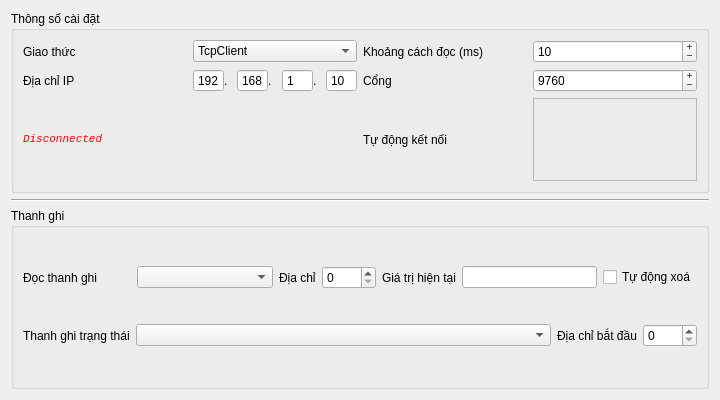
<?xml version="1.0" encoding="UTF-8"?>
<ui version="4.0">
 <class>Form</class>
 <widget class="QWidget" name="Form">
  <property name="geometry">
   <rect>
    <x>0</x>
    <y>0</y>
    <width>720</width>
    <height>400</height>
   </rect>
  </property>
  <property name="windowTitle">
   <string>Form</string>
  </property>
  <layout class="QGridLayout" name="gridLayout">
   <item row="0" column="0">
    <widget class="QGroupBox" name="groupBox">
     <property name="title">
      <string>Thông số cài đặt</string>
     </property>
     <property name="flat">
      <bool>true</bool>
     </property>
     <property name="checkable">
      <bool>false</bool>
     </property>
     <layout class="QGridLayout" name="gridLayout_2">
      <item row="1" column="3">
       <widget class="QSpinBox" name="port_field">
        <property name="minimumSize">
         <size>
          <width>100</width>
          <height>0</height>
         </size>
        </property>
        <property name="buttonSymbols">
         <enum>QAbstractSpinBox::ButtonSymbols::PlusMinus</enum>
        </property>
        <property name="maximum">
         <number>65535</number>
        </property>
        <property name="value">
         <number>9760</number>
        </property>
       </widget>
      </item>
      <item row="1" column="0">
       <widget class="QLabel" name="label">
        <property name="minimumSize">
         <size>
          <width>130</width>
          <height>0</height>
         </size>
        </property>
        <property name="text">
         <string>Địa chỉ IP</string>
        </property>
       </widget>
      </item>
      <item row="1" column="2">
       <widget class="QLabel" name="label_2">
        <property name="minimumSize">
         <size>
          <width>130</width>
          <height>0</height>
         </size>
        </property>
        <property name="text">
         <string>Cổng</string>
        </property>
       </widget>
      </item>
      <item row="1" column="1">
       <layout class="QHBoxLayout" name="addr_field">
        <property name="spacing">
         <number>0</number>
        </property>
        <item>
         <widget class="QSpinBox" name="octet">
          <property name="buttonSymbols">
           <enum>QAbstractSpinBox::ButtonSymbols::NoButtons</enum>
          </property>
          <property name="suffix">
           <string/>
          </property>
          <property name="prefix">
           <string/>
          </property>
          <property name="maximum">
           <number>255</number>
          </property>
          <property name="value">
           <number>192</number>
          </property>
         </widget>
        </item>
        <item>
         <widget class="QLabel" name="dot">
          <property name="text">
           <string>.</string>
          </property>
         </widget>
        </item>
        <item>
         <widget class="QSpinBox" name="octet_2">
          <property name="buttonSymbols">
           <enum>QAbstractSpinBox::ButtonSymbols::NoButtons</enum>
          </property>
          <property name="suffix">
           <string/>
          </property>
          <property name="prefix">
           <string/>
          </property>
          <property name="maximum">
           <number>255</number>
          </property>
          <property name="value">
           <number>168</number>
          </property>
         </widget>
        </item>
        <item>
         <widget class="QLabel" name="dot_2">
          <property name="text">
           <string>.</string>
          </property>
         </widget>
        </item>
        <item>
         <widget class="QSpinBox" name="octet_3">
          <property name="buttonSymbols">
           <enum>QAbstractSpinBox::ButtonSymbols::NoButtons</enum>
          </property>
          <property name="suffix">
           <string/>
          </property>
          <property name="prefix">
           <string/>
          </property>
          <property name="maximum">
           <number>255</number>
          </property>
          <property name="value">
           <number>1</number>
          </property>
         </widget>
        </item>
        <item>
         <widget class="QLabel" name="dot_3">
          <property name="text">
           <string>.</string>
          </property>
         </widget>
        </item>
        <item>
         <widget class="QSpinBox" name="octet_4">
          <property name="buttonSymbols">
           <enum>QAbstractSpinBox::ButtonSymbols::NoButtons</enum>
          </property>
          <property name="suffix">
           <string/>
          </property>
          <property name="prefix">
           <string/>
          </property>
          <property name="maximum">
           <number>255</number>
          </property>
          <property name="value">
           <number>10</number>
          </property>
         </widget>
        </item>
       </layout>
      </item>
      <item row="2" column="0">
       <widget class="QLabel" name="labelStatus">
        <property name="minimumSize">
         <size>
          <width>130</width>
          <height>0</height>
         </size>
        </property>
        <property name="font">
         <font>
          <family>Consolas</family>
          <pointsize>8</pointsize>
          <italic>true</italic>
         </font>
        </property>
        <property name="styleSheet">
         <string notr="true">background-color: transparent;
border: none
</string>
        </property>
        <property name="text">
         <string>&lt;font color=&quot;red&quot;&gt;Disconnected&lt;/font&gt;</string>
        </property>
        <property name="textFormat">
         <enum>Qt::TextFormat::AutoText</enum>
        </property>
       </widget>
      </item>
      <item row="0" column="0">
       <widget class="QLabel" name="label_4">
        <property name="minimumSize">
         <size>
          <width>130</width>
          <height>0</height>
         </size>
        </property>
        <property name="text">
         <string>Giao thức</string>
        </property>
       </widget>
      </item>
      <item row="0" column="1">
       <widget class="QComboBox" name="CommunicationMode">
        <item>
         <property name="text">
          <string>TcpClient</string>
         </property>
        </item>
       </widget>
      </item>
      <item row="2" column="3">
       <widget class="QFrame" name="holderAutoConnect">
        <property name="frameShape">
         <enum>QFrame::Shape::StyledPanel</enum>
        </property>
        <property name="frameShadow">
         <enum>QFrame::Shadow::Raised</enum>
        </property>
       </widget>
      </item>
      <item row="0" column="2">
       <widget class="QLabel" name="label_5">
        <property name="minimumSize">
         <size>
          <width>130</width>
          <height>0</height>
         </size>
        </property>
        <property name="text">
         <string>Khoảng cách đọc (ms)</string>
        </property>
       </widget>
      </item>
      <item row="0" column="3">
       <widget class="QSpinBox" name="polling_interval">
        <property name="minimumSize">
         <size>
          <width>100</width>
          <height>0</height>
         </size>
        </property>
        <property name="buttonSymbols">
         <enum>QAbstractSpinBox::ButtonSymbols::PlusMinus</enum>
        </property>
        <property name="maximum">
         <number>65535</number>
        </property>
        <property name="value">
         <number>10</number>
        </property>
       </widget>
      </item>
      <item row="2" column="2">
       <widget class="QLabel" name="label_3">
        <property name="minimumSize">
         <size>
          <width>130</width>
          <height>0</height>
         </size>
        </property>
        <property name="text">
         <string>Tự động kết nối</string>
        </property>
       </widget>
      </item>
     </layout>
    </widget>
   </item>
   <item row="1" column="0">
    <widget class="Line" name="line">
     <property name="orientation">
      <enum>Qt::Orientation::Horizontal</enum>
     </property>
    </widget>
   </item>
   <item row="4" column="0">
    <widget class="QGroupBox" name="groupBox_2">
     <property name="title">
      <string>Thanh ghi</string>
     </property>
     <layout class="QGridLayout" name="gridLayout_3">
      <item row="1" column="0" colspan="2">
       <layout class="QHBoxLayout" name="horizontalLayout_3">
        <item>
         <widget class="QLabel" name="label_12">
          <property name="text">
           <string>Thanh ghi trạng thái</string>
          </property>
         </widget>
        </item>
        <item>
         <widget class="QComboBox" name="reg_wr_state_type">
          <property name="sizePolicy">
           <sizepolicy hsizetype="Expanding" vsizetype="Fixed">
            <horstretch>0</horstretch>
            <verstretch>0</verstretch>
           </sizepolicy>
          </property>
         </widget>
        </item>
        <item>
         <widget class="QLabel" name="label_13">
          <property name="text">
           <string>Địa chỉ bắt đầu</string>
          </property>
         </widget>
        </item>
        <item>
         <widget class="QSpinBox" name="reg_wr_state_addr">
          <property name="maximum">
           <number>1000</number>
          </property>
         </widget>
        </item>
       </layout>
      </item>
      <item row="0" column="0" colspan="2">
       <layout class="QHBoxLayout" name="horizontalLayout">
        <item>
         <widget class="QLabel" name="label_6">
          <property name="text">
           <string>Đọc thanh ghi          </string>
          </property>
         </widget>
        </item>
        <item>
         <widget class="QComboBox" name="reg_read_type">
          <property name="sizePolicy">
           <sizepolicy hsizetype="Expanding" vsizetype="Fixed">
            <horstretch>0</horstretch>
            <verstretch>0</verstretch>
           </sizepolicy>
          </property>
         </widget>
        </item>
        <item>
         <widget class="QLabel" name="label_7">
          <property name="text">
           <string>Địa chỉ</string>
          </property>
         </widget>
        </item>
        <item>
         <widget class="QSpinBox" name="reg_read_addr">
          <property name="maximum">
           <number>1000</number>
          </property>
         </widget>
        </item>
        <item>
         <widget class="QLabel" name="label_8">
          <property name="text">
           <string>Giá trị hiện tại</string>
          </property>
         </widget>
        </item>
        <item>
         <widget class="QLineEdit" name="reg_read_value">
          <property name="text">
           <string/>
          </property>
          <property name="readOnly">
           <bool>true</bool>
          </property>
         </widget>
        </item>
        <item>
         <widget class="QCheckBox" name="chkAutoClear">
          <property name="text">
           <string>Tự động xoá</string>
          </property>
         </widget>
        </item>
       </layout>
      </item>
     </layout>
    </widget>
   </item>
  </layout>
 </widget>
 <resources/>
 <connections/>
</ui>
